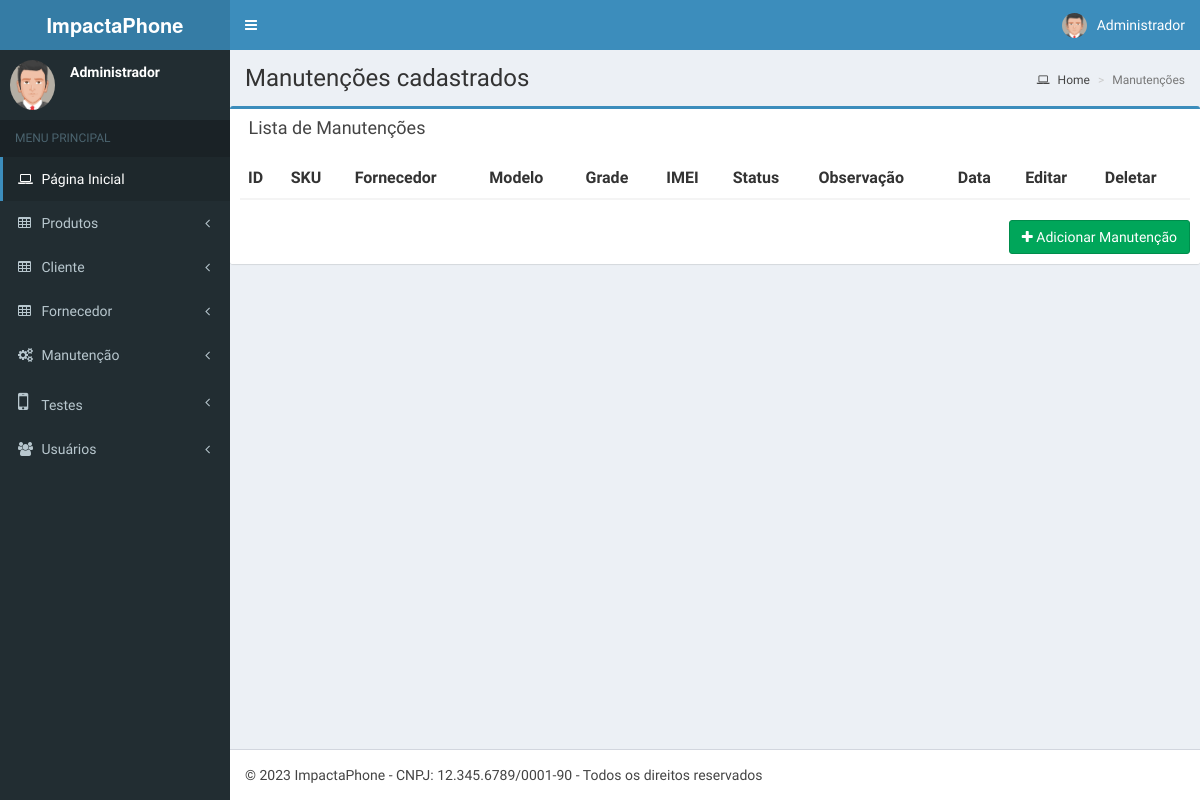
The app's page /interface/manutencao/index.php (signed in), older data.
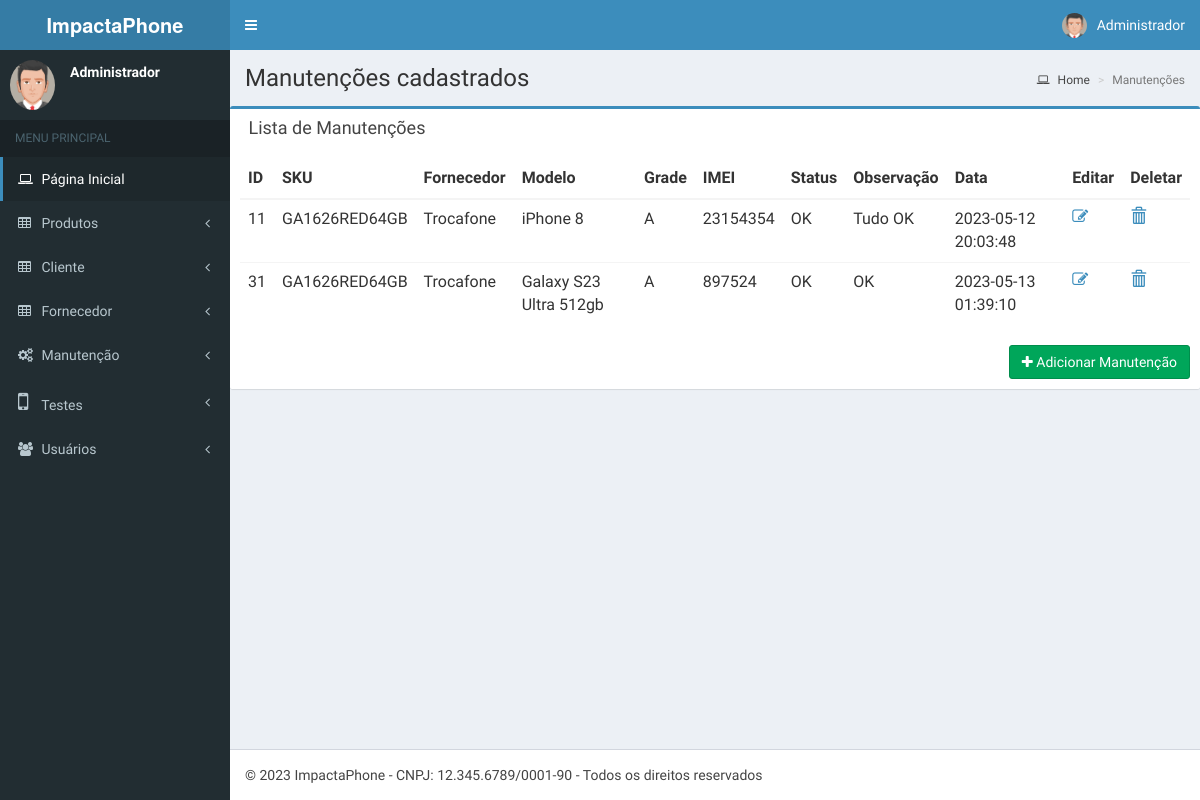
The same page, newer data.
### tables this page shows
CREATE TABLE IF NOT EXISTS `manutencao` (
  `idManutencao` int NOT NULL AUTO_INCREMENT,
  `ModeloManutencao` varchar(100) NOT NULL,
  `GradeManutencao` varchar(10) NOT NULL,
  `IMEIManutencao` varchar(50) NOT NULL,
  `StatusManutencao` varchar(50) NOT NULL,
  `ObsManutencao` varchar(50) NOT NULL,
  `ManutencaoAtivo` tinyint NOT NULL,
  `ManutencaoPublic` int NOT NULL,
  `Produto_CodRefProduto` int NOT NULL,
  `Fornecedor_idFornecedor` int NOT NULL,
  `Usuario_idUser` int NOT NULL,
  `DataManutencao` timestamp NOT NULL DEFAULT CURRENT_TIMESTAMP,
  PRIMARY KEY (`idManutencao`),
  KEY `fk_Manutencao_Produto1_idx` (`Produto_CodRefProduto`),
  KEY `fk_Manutencao_Fornecedor1_idx` (`Fornecedor_idFornecedor`),
  KEY `fk_Manutencao_Usuario1_idx` (`Usuario_idUser`)
);

CREATE TABLE IF NOT EXISTS `produtos` (
  `CodRefProduto` int NOT NULL AUTO_INCREMENT,
  `skuProduto` varchar(75) NOT NULL,
  `NomeProduto` varchar(75) NOT NULL,
  `Ativo` int NOT NULL,
  `PublicProduto` int NOT NULL,
  `Usuario_idUser` int NOT NULL,
  PRIMARY KEY (`CodRefProduto`),
  KEY `fk_Produto_Usuario_idx` (`Usuario_idUser`)
);

CREATE TABLE IF NOT EXISTS `fornecedor` (
  `idFornecedor` int NOT NULL AUTO_INCREMENT,
  `NomeFornecedor` varchar(75) NOT NULL,
  `CNPJFornecedor` varchar(75) NOT NULL,
  `EmailFornecedor` varchar(75) NOT NULL,
  `EnderecoFornecedor` varchar(75) NOT NULL,
  `TelefoneFornecedor` varchar(75) NOT NULL,
  `Public` int NOT NULL,
  `Ativo` int NOT NULL,
  `Usuario_idUser` int NOT NULL,
  PRIMARY KEY (`idFornecedor`),
  KEY `fk_Fornecedor_Usuario1_idx` (`Usuario_idUser`)
);

### App/auth.php (called while the page is built, shortened)
<?php
if(!isset($_SESSION["idUsuario"]) || !isset($_SESSION["usuario"])){
	header('Location: ../');
}else{
	$usuario   = $_SESSION["usuario"];
	$foto      = $_SESSION["foto"];
}
?>

### App/Models/connect.php (called while the page is built, shortened)
<?php
class Connect{
	var $localhost = "localhost";
	var $root = "root";
	var $passwd = "";
	public function __construct()
	{
		$this->SQL = mysqli_connect($this->localhost, $this->root, $this->passwd);
	}
}

### App/Models/manutencao.class.php (the view, shortened to what this page needs)
<?php
   require_once 'connect.php';
   class Manutencao extends Connect{
   	public function index($value){
   		$this->query = "SELECT * FROM `manutencao`,`fornecedor`,`produtos` WHERE (`Fornecedor_idFornecedor` = `idFornecedor` AND `Produto_CodRefProduto` = `CodRefProduto`) AND `manutencaoPublic` = '$value'";
   		$this->result = mysqli_query($this->SQL, $this->query) or die ( mysqli_error($this->SQL));
   		if($this->result){
        echo '<table class="table">
    <thead class="thead-inverse">
      <tr>
        <th>ID</th>
        <th>SKU</th>
        <th>Fornecedor</th>
        <th>Modelo</th>
        <th>Grade</th>
        <th>IMEI</th>
        <th>Status</th>
        <th>Observação</th>
        <th>Data</th>
        <th>Editar</th>
        <th>Deletar</th>
      </tr>
    </thead>
    <tbody>';
   			while ($row = mysqli_fetch_array($this->result)) {
          echo '<tr>';
          echo '<td>'.$row['idManutencao'].'</td>
          <td>'.$row['skuProduto'].'</td>
          <td>'.$row['NomeFornecedor'].'</td>
          <td>'.$row['ModeloManutencao'].'</td>
          <td>'.$row['GradeManutencao'].'</td>
          <td>'.$row['IMEIManutencao'].'</td>
          <td>'.$row['StatusManutencao'].'</td>
          <td>'.$row['ObsManutencao'].'</td>
          <td>'.$row['DataManutencao'].'</td>
          <td>
                <a href="editmanutencao.php?q='.$row['idManutencao'].'"><i class="fa fa-edit"></i></a>
          </td>
          <td>
                    <a href="" data-toggle="modal" data-target="#myModal'.$row['idManutencao'].'">';
                    if($row['Public'] == 0){echo '<i class="glyphicon glyphicon-trash" aria-hidden="true"></i>';}else{ echo '<i class="glyphicon glyphicon-trash" aria-hidden="true"></i>';}
                    echo '</a>
  <div>
    <form id="delManutencao'.$row['idManutencao'].'" name="delManutencao'.$row['idManutencao'].'" action="../../App/Database/delManutencao.php" method="post" style="color:#000;">
    <div class="modal fade" id="myModal'.$row['idManutencao'].'" tabindex="-1" role="dialog" aria-labelledby="myModalLabel">
      <div class="modal-dialog" role="document">
        <div class="modal-content">
          <div class="modal-header">
            <button type="button" class="close" data-dismiss="modal" aria-label="Close"><span aria-hidden="true">&times;</span></button>
            <h4 class="modal-title" id="myModalLabel">Você tem certeza que deseja deletar este item?</h4>
          </div>
          <div class="modal-body">
            Código: '.$row['idManutencao'].' - '.$row['skuProduto'].' - '.$row['NomeFornecedor'].'
          </div>
          <input type="hidden" id="id" name="id" value="'.$row['idManutencao'].'">
          <div class="modal-footer">
            <button type="submit" value="Cancelar" class="btn btn-default">Não</button>
            <button type="submit" name="update" value="Cadastrar" class="btn btn-primary">Sim</button>
          </div>
        </div>
      </div>
    </div>
    </form></div>
          </td>
            </tr>';
          }
          echo '</tbody>
  </table>';
        }
      }
}

### layout/script.php (shortened to what this page needs)
<?php
$url = 'http://localhost/estoqueimpacta/interface/';
$head = '<html>
<head>
  <link rel="shortcut icon" href="'.$url.'#" />
  <link rel="stylesheet" href="'.$url.'bootstrap/css/bootstrap.min.css">
  <link rel="stylesheet" href="http://cdnjs.cloudflare.com/ajax/libs/font-awesome/4.5.0/css/font-awesome.min.css">
  <link rel="stylesheet" href="http://cdnjs.cloudflare.com/ajax/libs/ionicons/2.0.1/css/ionicons.min.css">
  <link rel="stylesheet" href="'.$url.'dist/css/AdminLTE.min.css">
  <link rel="stylesheet" href="'.$url.'dist/css/skins/_all-skins.min.css">
  <link rel="stylesheet" href="'.$url.'plugins/iCheck/flat/blue.css">
  <link rel="stylesheet" href="'.$url.'plugins/morris/morris.css">
  <link rel="stylesheet" href="'.$url.'plugins/jvectormap/jquery-jvectormap-1.2.2.css">
  <link rel="stylesheet" href="'.$url.'plugins/datepicker/datepicker3.css">
  <link rel="stylesheet" href="'.$url.'plugins/daterangepicker/daterangepicker.css">
  <link rel="stylesheet" href="'.$url.'plugins/bootstrap-wysihtml5/bootstrap3-wysihtml5.min.css">
</head>
<body class="hold-transition skin-blue sidebar-mini">
<div class="wrapper">';
$header = '<header class="main-header">
    <a href="../" class="logo">
      <span class="logo-mini"><b>I</b>MP</span>
      <span class="logo-lg"><b>ImpactaPhone</b>  </span>
    </a>
    <nav class="navbar navbar-static-top">
      <a href="#" class="sidebar-toggle" data-toggle="offcanvas" role="button">
        <span class="sr-only">Alterna navegação</span>
      </a>
      <div class="navbar-custom-menu">
        <ul class="nav navbar-nav">
          <li class="dropdown user user-menu">
            <a href="#" class="dropdown-toggle" data-toggle="dropdown">
              <img src="'.$url.''.$foto.'" class="user-image" alt="Foto do Usuário">
              <span class="hidden-xs">'.$usuario.'</span>
            </a>
            <ul class="dropdown-menu">
              <li class="user-header">
                <img src="'.$url.''.$foto.'" class="img-circle" alt="Foto do Usuário">
                <p>
                  '.$usuario.'
                  <small>Membro desde: '.$registro.'</small>
                </p>
              </li>
              <li class="user-footer">
                <div class="pull-right">
                  <a href="'.$url.'destroy.php" class="btn btn-default btn-flat">Sair</a>
                </div>
              </li>
            </ul>
          </li>
        </ul>
      </div>
    </nav>
  </header>';
  $aside = '<aside class="main-sidebar">
    <section class="sidebar">
      <div class="user-panel">
        <div class="pull-left image">
          <img src="'.$url.''.$foto.'" class="img-circle" style="height:50px; width:50px;" alt="Foto do Usuário">
        </div>
        <div class="pull-left info">
          <p>'.$usuario.'</p>
        </div>
      </div>
      <ul class="sidebar-menu">
        <li class="header">MENU PRINCIPAL</li>
        <li class="active treeview">
          <a href="'.$url.'">
            <i class="fa fa-laptop"></i> <span>Página Inicial</span>
          </a>
        </li>
        <li class="treeview">
          <a href="#">
            <i class="fa fa-table"></i>
            <span>Produtos</span>
            <span class="pull-right-container">
              <i class="fa fa-angle-left pull-right"></i>
            </span>
          </a>
            <li><a href="'.$url.'prod/"><i class="fa fa-circle-o"></i>Lista de Produtos</a></li>
            <li><a href="'.$url.'prod/addprod.php"><i class="fa fa-circle-o"></i>Adicionar Produtos</a></li>
            <li><a href="'.$url.'itens/"><i class="fa fa-circle-o"></i>Lista de Itens</a></li>
            <li><a href="'.$url.'itens/totalitens.php"><i class="fa fa-circle-o"></i>Estoque Itens</a></li>
            <li><a href="'.$url.'itens/additens.php"><i class="fa fa-circle-o"></i>Adicionar Itens</a></li>
        </li>
        <li class="treeview">
          <a href="#">
            <i class="fa fa-table"></i>
            <span>Cliente</span>
            <span class="pull-right-container">
              <i class="fa fa-angle-left pull-right"></i>
            </span>
          </a>
            <li><a href="'.$url.'cliente/"><i class="fa fa-circle-o"></i>Lista de Clientes</a></li>
            <li><a href="'.$url.'cliente/addcliente.php"><i class="fa fa-circle-o"></i>Adicionar Cliente</a></li>
        </li>
        <li class="treeview">
          <a href="#">
            <i class="fa fa-table"></i>
            <span>Fornecedor</span>
            <span class="pull-right-container">
              <i class="fa fa-angle-left pull-right"></i>
            </span>
          </a>
            <li><a href="'.$url.'fornecedor/"><i class="fa fa-circle-o"></i>Lista de Fornecedores</a></li>
            <li><a href="'.$url.'fornecedor/addfornecedor.php"><i class="fa fa-circle-o"></i>Adicionar Fornecedor</a></li>
        </li>
        <li class="treeview">
          <a href="#">
            <i class="fa fa-cogs"></i>
            <span>Manutenção</span>
            <span class="pull-right-container">
              <i class="fa fa-angle-left pull-right"></i>
            </span>
          </a>
            <li><a href="'.$url.'manutencao/"><i class="fa fa-circle-o"></i>Lista de Manutenção</a></li>
            <li><a href="'.$url.'manutencao/addmanutencao.php"><i class="fa fa-circle-o"></i>Registrar Manutenção</a></li>
        </li>
        <li class="treeview">
          <a href="#">
            <i class="fa fa-mobile" style="font-size:24px"></i>
            <span>Testes</span>
            <span class="pull-right-container">
              <i class="fa fa-angle-left pull-right"></i>
            </span>
          </a>
            <li><a href="'.$url.'teste/"><i class="fa fa-circle-o"></i>Lista de Testes</a></li>
            <li><a href="'.$url.'teste/addteste.php"><i class="fa fa-circle-o"></i>Registrar Teste</a></li>
        </li>
        <li class="treeview">
          <a href="#">
            <i class="fa fa-users"></i>
            <span>Usuários</span>
            <span class="pull-right-container">
              <i class="fa fa-angle-left pull-right"></i>
            </span>
          </a>
            <li><a href="'.$url.'usuarios/"><i class="fa fa-circle-o"></i>Lista de Usuários</a></li>
            <li><a href="'.$url.'usuarios/addusuarios.php"><i class="fa fa-circle-o"></i>Adicionar Usuários</a></li>
        </li>
      </ul>
    </section>
  </aside>';
  $footer = '<footer class="main-footer">
    © 2023 ImpactaPhone - CNPJ: 12.345.6789/0001-90 - Todos os direitos reservados
  </footer>';
  $javascript = '
  </div>
<script src="'.$url.'plugins/jQuery/jquery-2.2.3.min.js"></script>
<script src="http://code.jquery.com/ui/1.11.4/jquery-ui.min.js"></script>
<script>
  $.widget.bridge(\'uibutton\', $.ui.button);
</script>
<script src="'.$url.'bootstrap/js/bootstrap.min.js"></script>
<script src="https://cdnjs.cloudflare.com/ajax/libs/raphael/2.1.0/raphael-min.js"></script>
<script src="'.$url.'plugins/morris/morris.min.js"></script>
<script src="'.$url.'plugins/sparkline/jquery.sparkline.min.js"></script>
<script src="'.$url.'plugins/jvectormap/jquery-jvectormap-1.2.2.min.js"></script>
<script src="'.$url.'plugins/jvectormap/jquery-jvectormap-world-mill-en.js"></script>
<script src="'.$url.'plugins/knob/jquery.knob.js"></script>
<script src="https://cdnjs.cloudflare.com/ajax/libs/moment.js/2.11.2/moment.min.js"></script>
<script src="'.$url.'plugins/daterangepicker/daterangepicker.js"></script>
<script src="'.$url.'plugins/datepicker/bootstrap-datepicker.js"></script>
<script src="'.$url.'plugins/bootstrap-wysihtml5/bootstrap3-wysihtml5.all.min.js"></script>
<script src="'.$url.'plugins/slimScroll/jquery.slimscroll.min.js"></script>
<script src="'.$url.'plugins/fastclick/fastclick.js"></script>
<script src="'.$url.'dist/js/app.min.js"></script>
<script src="'.$url.'dist/js/pages/dashboard.js"></script>
<script src="'.$url.'dist/js/demo.js"></script>
</body>
</html>
';

### interface/manutencao/index.php (shortened to what this page needs)
<?php
require_once '../../App/auth.php';
require_once '../../layout/script.php';
require_once '../../App/Models/manutencao.class.php';
echo $head;
echo $header;
echo $aside;
echo '<div class="content-wrapper">
    <section class="content-header">
      <h1>
        Manutenções cadastrados
      </h1>
      <ol class="breadcrumb">
        <li><a href="../"><i class="fa fa-laptop"></i> Home</a></li>
        <li class="active">Manutenções</li>
      </ol>
    </section>
    <section class="content">';
    echo '
      <div class="row">
      	<div class="box box-primary">
            <div class="box-header">
              <i class="ion ion-clipboard"></i>
              <h3 class="box-title">Lista de Manutenções</h3>
            </div>
            <div class="box-body">';
              $value = 1;
              $manutencao->index($value);
        echo '</div>
            <div class="box-footer clearfix no-border">
             <form action="index.php" method="post">
              <a href="addmanutencao.php" type="button" class="btn btn-success pull-right"><i class="fa fa-plus"></i> Adicionar Manutenção</a>
            </div>
          </div>';
echo '</div>';
echo '</section>';
echo '</div>';
echo  $footer;
echo $javascript;
?>

Row changes from the older to the newer data that the page shows:
added manutencao: idManutencao "11", produtos.skuProduto "GA1626RED64GB", fornecedor.NomeFornecedor "Trocafone", ModeloManutencao "iPhone 8", GradeManutencao "A", IMEIManutencao "23154354", StatusManutencao "OK", ObsManutencao "Tudo OK", DataManutencao "2023-05-12 20:03:48"
added manutencao: idManutencao "31", produtos.skuProduto "GA1626RED64GB", fornecedor.NomeFornecedor "Trocafone", ModeloManutencao "Galaxy S23 Ultra 512gb", GradeManutencao "A", IMEIManutencao "897524", StatusManutencao "OK", ObsManutencao "OK", DataManutencao "2023-05-13 01:39:10"
